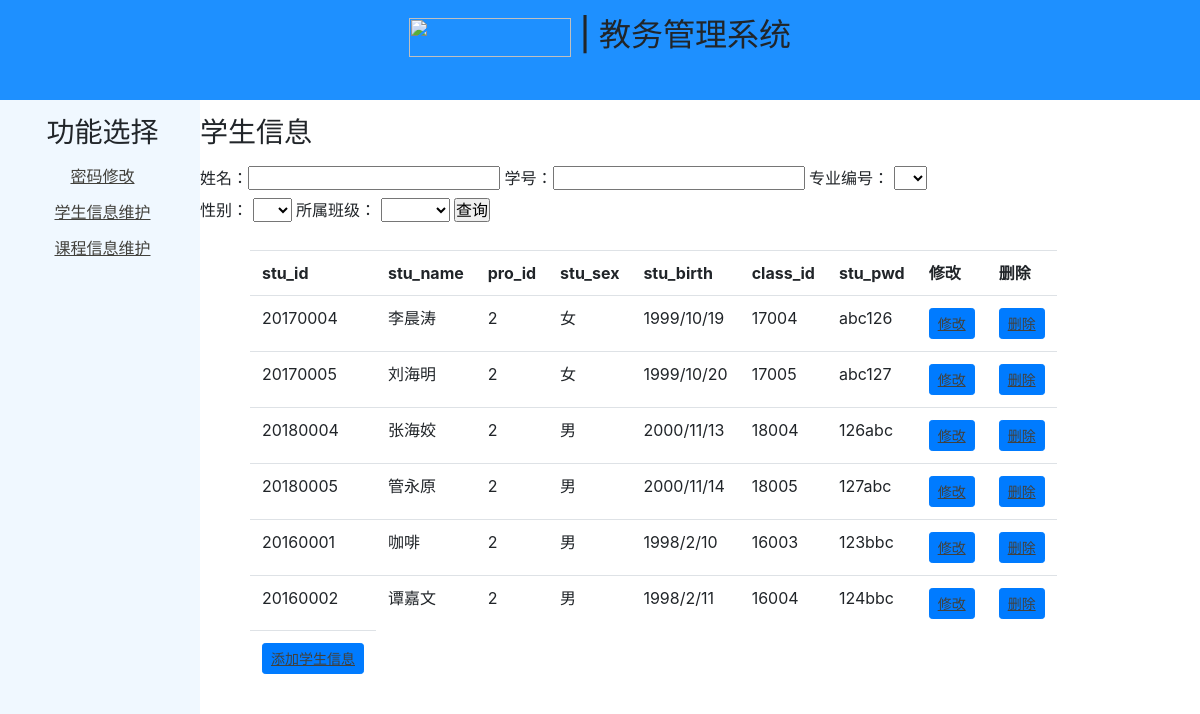
Screenshot of /?Pro_id=2 (signed in) with the database file from the repository.
### tables this page shows
CREATE TABLE student_Info(
stu_id int primary key,
stu_name char(50) not null,
pro_id int not null,
stu_sex char(5) not null,
stu_birth datetime not null,
class_id int not null,
stu_pwd char(20) not null,
foreign key(pro_id) references profession_Info(pro_id),
foreign key(class_id) references class_Info(class_id)
);

### admin.py (the view)
@app.route('/',methods=['GET'])
def index():   #学生信息维护
    if not CheckLogin():
        return redirect(url_for('login'))
    dataid, _ = GetSql2("select distinct Pro_id ,Pro_id as col2  from student_Info ")
    datad, _ = GetSql2("select distinct Class_id ,Class_id as col2  from student_Info ")
    strWhere = []
    if "name" in request.args:
        name = request.args["name"]
        if name != "":
            strWhere.append("Stu_name like '%%%s%%'" % name)
    if "Pro_id" in request.args:
        idd = request.args["Pro_id"]
        if idd != "":
            strWhere.append("Pro_id = '%s'" % idd)
    if "id" in request.args:
        id = request.args["id"]
        if id != "":
            strWhere.append("Stu_id = '%s'" % id)
    if "Stu_sex" in request.args:
        ida = request.args["Stu_sex"]
        if ida != "":
            strWhere.append("Stu_sex = '%s'" % ida)
    if "Class_id" in request.args:
        idc = request.args["Class_id"]
        if idc != "":
            strWhere.append("Class_id = '%s'" % idc)
    tablename = "student_Info"
    sql = "SELECT * FROM student_Info "
    if len(strWhere) > 0:
        sql = sql + " where " + " and ".join(strWhere)
        print(sql)
    result, fields = GetSql2(sql)
    return render_template('show.html', datas=result, fields=fields, dataid=dataid, datad=datad)

### admin.py (called while the page is built)
def CheckLogin():
    if 'admin_name' not in session:
        return False
    else:
        return True

### dbSqlite3.py (called while the page is built)
def OpenDb():
    database = "./db/Edu_system.db"
    conn = sqlite3.connect(database)
    return conn

def GetSql(conn, sql):
    cur = conn.cursor()
    cur.execute(sql)
    fields=[]
    for field in cur.description:
        fields.append(field[0])
    result = cur.fetchall()
    cur.close()
    return result,fields

def CloseDb(conn):
    conn.close()

def GetSql2(sql):
    conn = OpenDb()
    result,fields = GetSql(conn, sql)
    CloseDb(conn)
    return result,fields

### templates/show.html (shortened to what this page needs)
<!DOCTYPE html>
<html lang="en">
<head>
    <link href="{{ url_for('static',filename='css/show.css') }}" rel="stylesheet"/>
    <link href="https://cdn.staticfile.org/twitter-bootstrap/4.1.0/css/bootstrap.min.css" rel="stylesheet"/>
</head>
<body>
<div id="container">
    <div id="header" align="center">
         <p><h2><img width="162px" height="38.5px" src="static/picture/logo.png" alt=""><span> | 教务管理系统</span></h2></p>
    </div>
    <div id="sidebar1" align="center">
        <p align="center">
            <h3>功能选择</h3><p><p>
            <a href="/per">密码修改</a><p>
            <a href="/">学生信息维护</a><p>
            <a href="/mama">课程信息维护</a>
    </div>
    <div id="content" class="content">
        <p>
        <h3>学生信息</h3><p>
        <form>
            姓名：<input type="text" name="name">
            学号：<input type="text" name="id">
            <label>专业编号：
            <select name="Pro_id">
                <option value="" ></option>
                    {% for pro in dataid%}
                    <option value='{{pro[0]}}'>{{pro[0]}}</option>
                    {% endfor %}
            </select>
            </label>
            <label>性别：
                <select name="Stu_sex">
                    <option value="" ></option>
                    <option value='男'>男</option>
                </select>
            </label>
            <label>所属班级：
                <select name="Class_id">
                    <option value="" ></option>
                    {% for pro in datad %}
                    <option value='{{pro[0]}}'>{{pro[0]}}</option>
                    {% endfor %}
                </select>
            </label>
            <input type="submit" value="查询">
        </form>
        <br>
        <center>
        <table class="table table-hover" style="margin-left:50px;">
            <tr>
                {% for a in fields %}
                <th>{{a}}</th>
                {% endfor %}
                <th>修改</th>
                <th>删除</th>
            </tr>
            {%for item in datas%}
            <tr>
                {%for a in item%}
                <td>{{a}}</td>
                {% endfor %}
                <td><a class="btn btn-primary btn-sm" href="update?id={{item[0]}}">修改</a></td>
                <td><a class="btn btn-primary btn-sm" href="del/{{item[0]}}">删除</a></td>
            </tr>
            {% endfor %}
            <tr>
                 <td><a class="btn btn-primary btn-sm" href="/add">添加学生信息</a></td>
            </tr>
        </table>
    </center>
    </div>
</div>
</body>
</html>

### static/css/show.css (style rules this page uses)
* { margin: 0; padding: 0; }
a:link { color: #42413C; text-decoration: underline; }
#container { margin: 0px auto; width: 100%; background-color: #FFF; position: relative; }
#header { background-color:#1E90FF; float: left; height: 100px; width:100%; }
#sidebar1,#content { padding-bottom:9999px; margin-bottom:-9995px; }
#sidebar1 { width:200px; float:left; background-color:#F0F8FF; line-height:20px; padding-left:5px; }
#content { width:800px; float:left; line-height:20px; }

### rows the page displays
student_Info: stu_id "20170004", stu_name "李晨涛", item "2" "女", stu_birth "1999/10/19", class "17004", stu_pwd "abc126"
student_Info: stu_id "20170005", stu_name "刘海明", item "2" "女", stu_birth "1999/10/20", class "17005", stu_pwd "abc127"
student_Info: stu_id "20180004", stu_name "张海姣", item "2" "男", stu_birth "2000/11/13", class "18004", stu_pwd "126abc"
student_Info: stu_id "20180005", stu_name "管永原", item "2" "男", stu_birth "2000/11/14", class "18005", stu_pwd "127abc"
student_Info: stu_id "20160001", stu_name "咖啡", item "2" "男", stu_birth "1998/2/10", class "16003", stu_pwd "123bbc"
student_Info: stu_id "20160002", stu_name "谭嘉文", item "2" "男", stu_birth "1998/2/11", class "16004", stu_pwd "124bbc"

### other values shown
{{ a }} "stu_id" "stu_name" "pro_id" "stu_sex" "stu_birth" "class_id" "stu_pwd"
